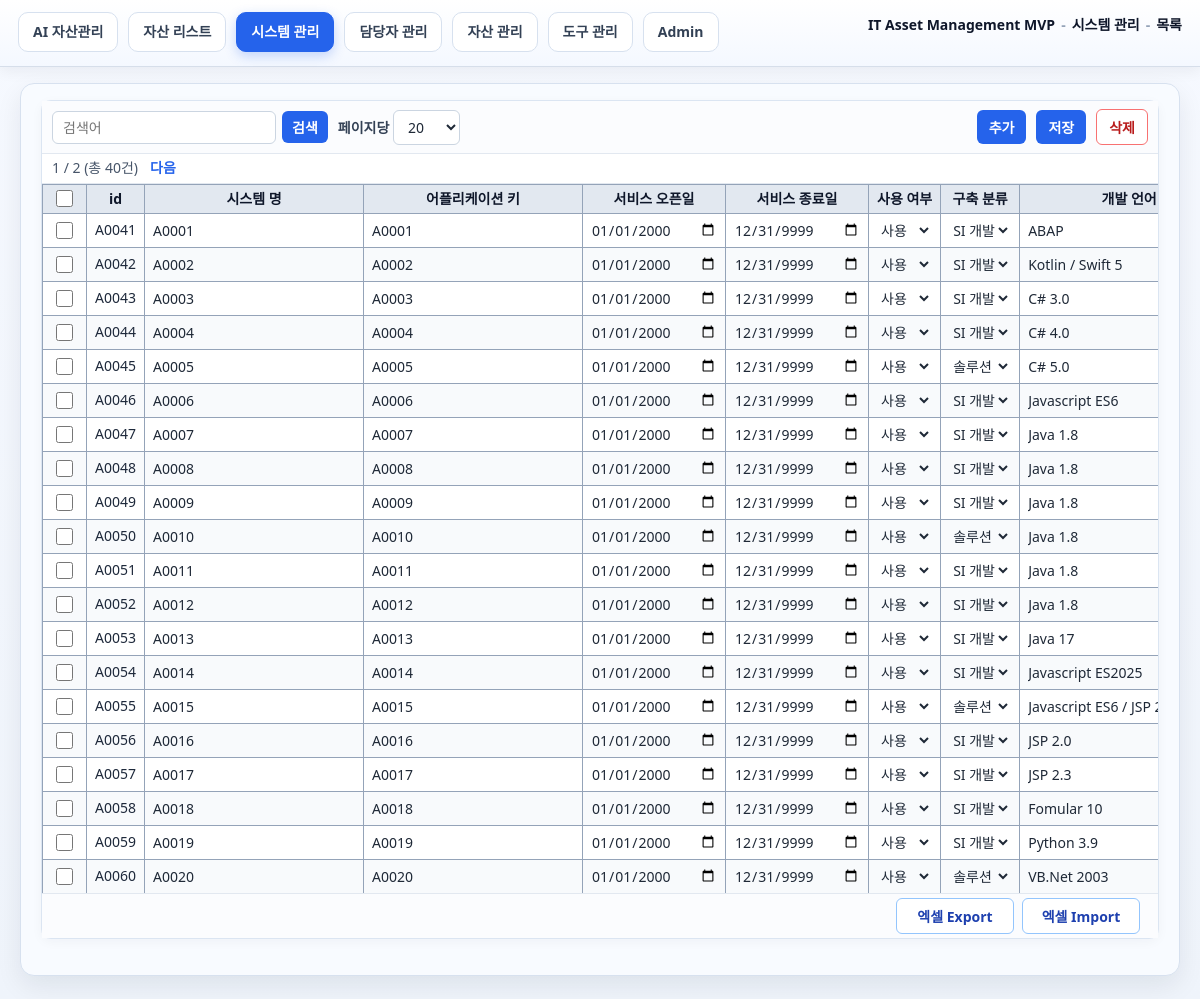
The page /entities/A?page=1&per_page=20 on the database its author committed.
### app/models/reference.py (models this page shows)
class FieldMeta(Base):
    __tablename__ = "field_meta"
    __table_args__ = (UniqueConstraint("entity_type", "field_key", name="uq_entity_field"),)
    id: Mapped[int] = mapped_column(Integer, primary_key=True)
    entity_type: Mapped[str] = mapped_column(String(1), nullable=False, index=True)
    field_key: Mapped[str] = mapped_column(String(5), nullable=False)
    display_name: Mapped[str] = mapped_column(String(DEFAULT_TEXT_MAX_LENGTH), nullable=False)
    field_type: Mapped[str] = mapped_column(String(10), default="text", nullable=False)
    code_group_id: Mapped[int | None] = mapped_column(ForeignKey("code_groups.id"), nullable=True)
    allow_null: Mapped[bool] = mapped_column(Boolean, default=True, nullable=False)
    max_length: Mapped[int] = mapped_column(Integer, default=DEFAULT_TEXT_MAX_LENGTH, nullable=False)
    in_use: Mapped[bool] = mapped_column(Boolean, default=True, nullable=False)
    code_group: Mapped[CodeGroup | None] = relationship()

class Code(Base):
    __tablename__ = "codes"
    __table_args__ = (UniqueConstraint("group_id", "code", name="uq_group_code"),)
    id: Mapped[int] = mapped_column(Integer, primary_key=True)
    group_id: Mapped[int] = mapped_column(ForeignKey("code_groups.id"), nullable=False, index=True)
    code: Mapped[str] = mapped_column(String(DEFAULT_TEXT_MAX_LENGTH), nullable=False)
    label: Mapped[str] = mapped_column(String(DEFAULT_TEXT_MAX_LENGTH), nullable=False)
    is_active: Mapped[bool] = mapped_column(Boolean, default=True, nullable=False)
    group: Mapped[CodeGroup] = relationship(back_populates="codes")

### app/models/entities.py (models this page shows)
class TimestampMixin:
    created_at: Mapped[datetime] = mapped_column(DateTime, server_default=func.now())
    updated_at: Mapped[datetime] = mapped_column(DateTime, server_default=func.now(), onupdate=func.now())

class A(Base, TimestampMixin):
    __tablename__ = "a"
    id: Mapped[int] = mapped_column(Integer, primary_key=True)
    a0: Mapped[str | None] = mapped_column("A0", String(DEFAULT_TEXT_MAX_LENGTH), nullable=True)
    a1: Mapped[str | None] = mapped_column("A1", String(DEFAULT_TEXT_MAX_LENGTH), nullable=True)
    a2: Mapped[str | None] = mapped_column("A2", String(DEFAULT_TEXT_MAX_LENGTH), nullable=True)
    a3: Mapped[str | None] = mapped_column("A3", String(DEFAULT_TEXT_MAX_LENGTH), nullable=True)
    a4: Mapped[str | None] = mapped_column("A4", String(DEFAULT_TEXT_MAX_LENGTH), nullable=True)
    a5: Mapped[str | None] = mapped_column("A5", String(DEFAULT_TEXT_MAX_LENGTH), nullable=True)
    a6: Mapped[str | None] = mapped_column("A6", String(DEFAULT_TEXT_MAX_LENGTH), nullable=True)
    a7: Mapped[str | None] = mapped_column("A7", String(DEFAULT_TEXT_MAX_LENGTH), nullable=True)
    a8: Mapped[str | None] = mapped_column("A8", String(DEFAULT_TEXT_MAX_LENGTH), nullable=True)
    a9: Mapped[str | None] = mapped_column("A9", String(DEFAULT_TEXT_MAX_LENGTH), nullable=True)
    a10: Mapped[str | None] = mapped_column("A10", String(DEFAULT_TEXT_MAX_LENGTH), nullable=True)
    a11: Mapped[str | None] = mapped_column("A11", String(DEFAULT_TEXT_MAX_LENGTH), nullable=True)
    a12: Mapped[str | None] = mapped_column("A12", String(DEFAULT_TEXT_MAX_LENGTH), nullable=True)
    a13: Mapped[str | None] = mapped_column("A13", String(DEFAULT_TEXT_MAX_LENGTH), nullable=True)
    a14: Mapped[str | None] = mapped_column("A14", String(DEFAULT_TEXT_MAX_LENGTH), nullable=True)
    a15: Mapped[str | None] = mapped_column("A15", String(DEFAULT_TEXT_MAX_LENGTH), nullable=True)
    a16: Mapped[str | None] = mapped_column("A16", String(DEFAULT_TEXT_MAX_LENGTH), nullable=True)
    a17: Mapped[str | None] = mapped_column("A17", String(DEFAULT_TEXT_MAX_LENGTH), nullable=True)
    a18: Mapped[str | None] = mapped_column("A18", String(DEFAULT_TEXT_MAX_LENGTH), nullable=True)
    a19: Mapped[str | None] = mapped_column("A19", String(DEFAULT_TEXT_MAX_LENGTH), nullable=True)

### app/web/routes.py (the view)
@router.get("/entities/{entity_type}", response_class=HTMLResponse)
def entity_page(
    request: Request,
    entity_type: str,
    q: str = "",
    page: int = 1,
    per_page: int = DEFAULT_LIST_PER_PAGE,
    error: str = "",
    popup: str = "",
    db: Session = Depends(get_db),
):
    try:
        service, entity_type = _entity_service(entity_type, db)
    except ValueError:
        return RedirectResponse(f"/entities/A?page=1&per_page={DEFAULT_LIST_PER_PAGE}", status_code=303)
    per_page = _sanitize_per_page(per_page)
    page = max(1, page)
    meta_service = FieldMetaService(db)
    metas = meta_service.list_by_entity(entity_type)
    meta_code_options = _meta_code_options(db, metas)
    all_rows = service.list(q)
    total_rows = len(all_rows)
    max_row_id = max((r.id for r in all_rows), default=0)
    total_pages = max(1, (total_rows + per_page - 1) // per_page) if total_rows else 1
    page = min(page, total_pages)
    start = (page - 1) * per_page
    rows = all_rows[start : start + per_page]
    titles = {"A": "시스템 관리", "B": "담당자 관리", "C": "자산 관리", "D": "도구 관리"}
    return templates.TemplateResponse(
        request,
        "entity.html",
        {
            "entity_type": entity_type,
            "page_title": titles.get(entity_type, f"{entity_type} 관리"),
            "metas": metas,
            "meta_code_options": meta_code_options,
            "max_row_id": max_row_id,
            "rows": rows,
            "query": q,
            "page": page,
            "per_page": per_page,
            "total_rows": total_rows,
            "total_pages": total_pages,
            "error": error,
            "popup": popup,
            "tab": entity_type,
        },
    )

### app/web/templates/entity.html (shortened to what this page needs)
{% extends "base.html" %}
{% block content %}
{% macro entity_data_cell(meta, row, code_lists) -%}
{% set fk = meta.field_key|fk_attr %}
{% set cur = row|attr(fk) %}
{% if cur is none %}{% set cur = '' %}{% endif %}
{% set ft = (meta.field_type or 'text')|lower %}
{% if ft == 'code' and meta.code_group_id %}
{% set clist = code_lists.get(fk, []) %}
<td><select class="cell-input" name="f_{{ row.id }}_{{ fk }}">
{% for co in clist %}
<option value="{{ co.code }}"{% if cur == co.code or (not cur and loop.first) %} selected{% endif %} title="{{ co.label }}">{{ co.code }}</option>
{% endfor %}
</select></td>
{% elif ft == 'date' %}
{% set date_default = '1900-01-01' %}
{% set dval = cur|trim or date_default %}
<td><input type="date" class="cell-input entity-date-input" name="f_{{ row.id }}_{{ fk }}" value="{{ dval }}" autocomplete="off"></td>
{% else %}
<td><input type="text" class="cell-input" name="f_{{ row.id }}_{{ fk }}" value="{{ cur }}" maxlength="{{ meta.max_length }}"></td>
{% endif %}
{%- endmacro %}
<section class="card list-card list-card--compact list-card--body-scroll">
    <div class="list-card-sticky-chrome">
        <div class="list-card-header">
            <div class="list-card-header-left">
                <form method="get" action="/entities/{{ entity_type }}" class="inline-form tight">
                    <input type="text" name="q" value="{{ query }}" placeholder="검색어">
                    <button type="submit">검색</button>
                </form>
                <form method="get" action="/entities/{{ entity_type }}" class="inline-form tight">
                    <label class="tight-label">페이지당
                        <select name="per_page" onchange="this.form.submit()">
                            <option value="20" {% if per_page == 20 %}selected{% endif %}>20</option>
                        </select>
                    </label>
                </form>
            </div>
            <div class="list-card-header-right">
                <button type="button" id="btn-add-row" class="toolbar-btn">추가</button>
                <button type="button" id="btn-save" class="toolbar-btn">저장</button>
                <button type="button" id="btn-delete" class="toolbar-btn danger-outline">삭제</button>
            </div>
        </div>
        <div class="pager-bar">
            <span class="pager-info">{{ page }} / {{ total_pages }} (총 {{ total_rows }}건)</span>
            {% if page < total_pages %}
            <a class="pager-link" href="/entities/{{ entity_type }}?q={{ query|uquote }}&page={{ page + 1 }}&per_page={{ per_page }}">다음</a>
            {% endif %}
        </div>
    </div>
    <div class="table-scroll">
        <table class="grid-table entity-list-grid">
            <thead>
                <tr>
                    <th class="col-check"><input type="checkbox" id="check-all" title="전체 선택"></th>
                    <th class="col-id">id</th>
                    {% for meta in metas %}<th>{{ meta.display_name }}</th>{% endfor %}
                </tr>
            </thead>
            <tbody id="entity-table-body">
                {% for row in rows %}
                <tr class="entity-row" data-row-id="{{ row.id }}">
                    <td class="col-check"><input type="checkbox" class="row-check" value="{{ row.id }}"></td>
                    <td class="col-id">{{ entity_type }}{{ '%04d' % row.id }}</td>
                    {% for meta in metas %}{{ entity_data_cell(meta, row, meta_code_options) }}{% endfor %}
                </tr>
                {% endfor %}
            </tbody>
        </table>
    </div>
    <div class="list-card-footer">
        <div class="list-card-footer-right">
            <a class="button-link secondary excel-action-btn" href="/entities/{{ entity_type }}/export">엑셀 Export</a>
            <button type="button" class="button-link secondary excel-action-btn" id="btn-import-trigger">엑셀 Import</button>
        </div>
    </div>
</section>
{% endblock %}

### rows shown on the page
FieldMeta: display_name "시스템 명"
FieldMeta: display_name "어플리케이션 키"
FieldMeta: display_name "서비스 오픈일"
FieldMeta: display_name "서비스 종료일"
FieldMeta: display_name "사용 여부", code "사용"
FieldMeta: display_name "구축 분류", code "SI 개발", code "솔루션"
FieldMeta: display_name "개발 언어"
A: entity_type "A", id "0041", A0 "A0001", A1 "A0001", A2 "01/01/2000", A3 "12/31/9999", A6 "ABAP"
A: entity_type "A", id "0042", A0 "A0002", A1 "A0002", A2 "01/01/2000", A3 "12/31/9999", A6 "Kotlin / Swift 5"
A: entity_type "A", id "0043", A0 "A0003", A1 "A0003", A2 "01/01/2000", A3 "12/31/9999", A6 "C# 3.0"
A: entity_type "A", id "0044", A0 "A0004", A1 "A0004", A2 "01/01/2000", A3 "12/31/9999", A6 "C# 4.0"
A: entity_type "A", id "0045", A0 "A0005", A1 "A0005", A2 "01/01/2000", A3 "12/31/9999", A6 "C# 5.0"
A: entity_type "A", id "0046", A0 "A0006", A1 "A0006", A2 "01/01/2000", A3 "12/31/9999", A6 "Javascript ES6"
A: entity_type "A", id "0047", A0 "A0007", A1 "A0007", A2 "01/01/2000", A3 "12/31/9999", A6 "Java 1.8"
A: entity_type "A", id "0048", A0 "A0008", A1 "A0008", A2 "01/01/2000", A3 "12/31/9999", A6 "Java 1.8"
A: entity_type "A", id "0049", A0 "A0009", A1 "A0009", A2 "01/01/2000", A3 "12/31/9999", A6 "Java 1.8"
A: entity_type "A", id "0050", A0 "A0010", A1 "A0010", A2 "01/01/2000", A3 "12/31/9999", A6 "Java 1.8"
A: entity_type "A", id "0051", A0 "A0011", A1 "A0011", A2 "01/01/2000", A3 "12/31/9999", A6 "Java 1.8"
A: entity_type "A", id "0052", A0 "A0012", A1 "A0012", A2 "01/01/2000", A3 "12/31/9999", A6 "Java 1.8"
A: entity_type "A", id "0053", A0 "A0013", A1 "A0013", A2 "01/01/2000", A3 "12/31/9999", A6 "Java 17"
A: entity_type "A", id "0054", A0 "A0014", A1 "A0014", A2 "01/01/2000", A3 "12/31/9999", A6 "Javascript ES2025"
A: entity_type "A", id "0055", A0 "A0015", A1 "A0015", A2 "01/01/2000", A3 "12/31/9999", A6 "Javascript ES6 / JSP 2.2"
A: entity_type "A", id "0056", A0 "A0016", A1 "A0016", A2 "01/01/2000", A3 "12/31/9999", A6 "JSP 2.0"
A: entity_type "A", id "0057", A0 "A0017", A1 "A0017", A2 "01/01/2000", A3 "12/31/9999", A6 "JSP 2.3"
A: entity_type "A", id "0058", A0 "A0018", A1 "A0018", A2 "01/01/2000", A3 "12/31/9999", A6 "Fomular 10"
A: entity_type "A", id "0059", A0 "A0019", A1 "A0019", A2 "01/01/2000", A3 "12/31/9999", A6 "Python 3.9"
A: entity_type "A", id "0060", A0 "A0020", A1 "A0020", A2 "01/01/2000", A3 "12/31/9999", A6 "VB.Net 2003"

### other values the page prints
{{ page_title }} "시스템 관리"
{{ page }} "1"
{{ total_pages }} "2"
{{ total_rows }} "40"
